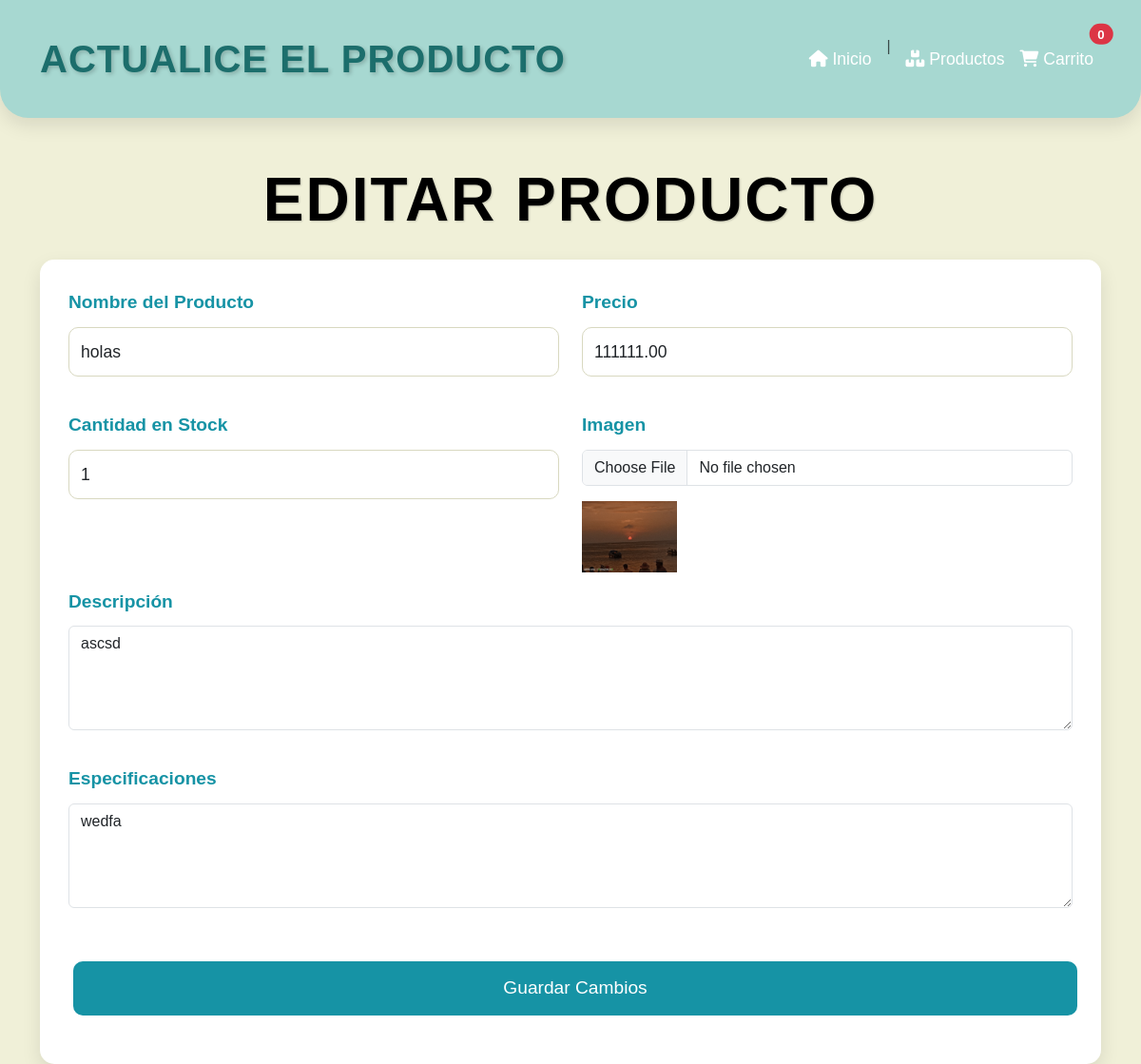
The app's page /editar-producto/17/ (signed in) with its own data.
### cuentas/models.py (models this page shows, shortened)
class Producto(models.Model):
    nombre = models.CharField(max_length=200)
    descripcion = models.TextField()
    precio = models.DecimalField(max_digits=10, decimal_places=2)
    cantidad_stock = models.PositiveIntegerField()
    imagen = models.ImageField(upload_to='productos/')
    especificaciones = models.TextField()
    agotado = models.BooleanField(default=False)
    recomendado = models.BooleanField(default=False)
    usuario = models.ForeignKey(User, on_delete=models.CASCADE, null=True, blank=True)

### cuentas/views.py (the view, shortened to what this page needs)
# urls.py: path('editar-producto/<int:producto_id>/', views.editar_producto, name='editar_producto'),
@login_required(login_url="inicio_sesion")
def editar_producto(request, producto_id):
    producto = get_object_or_404(Producto, id=producto_id)
    if producto.usuario != request.user:
        messages.error(request, "No tienes permiso para editar este producto.")
        return redirect('productos')
    return render(request, 'cuentas/editar_producto.html', {'producto': producto})

### cuentas/templates/cuentas/editar_producto.html (shortened to what this page needs)
<!DOCTYPE html>
<html lang="es">
<head>
    <link href="https://cdn.jsdelivr.net/npm/bootstrap@5.3.0-alpha1/dist/css/bootstrap.min.css" rel="stylesheet">
    <link rel="stylesheet" href="https://cdnjs.cloudflare.com/ajax/libs/font-awesome/6.0.0-beta3/css/all.min.css">
    {% load static %}
    <link rel="stylesheet" href="{% static 'cuentas/styles/productos.css' %}">
</head>
<body>
    <nav class="navbar navbar-expand-lg navbar-light" style="background-color: #A7D8D1;">
        <div class="container">
            <a class="navbar-brand" href="#" style="color: #1C6E6C; text-shadow: 2px 2px 4px rgba(0, 0, 0, 0.2);">Actualice el Producto</a>
            <div class="collapse navbar-collapse" id="navbarNav">
                <ul class="navbar-nav ms-auto">
                    <li class="nav-item">
                        <a href="{% url 'home' %}" class="nav-link" aria-label="Ir a Inicio">
                            <i class="fas fa-home"></i> Inicio
                        </a>
                    </li>
                    <li class="nav-item"><span class="navbar-text mx-2">|</span></li>
                    <li class="nav-item">
                        <a href="{% url 'productos' %}" class="nav-link" aria-label="Ver productos">
                            <i class="fas fa-boxes"></i> Productos
                        </a>
                    </li>
                    <li class="nav-item">
                        <a href="{% url 'carrito' %}" class="nav-link position-relative" aria-label="Ir al carrito">
                            <i class="fas fa-shopping-cart"></i> Carrito
                            <span class="position-absolute top-0 start-100 translate-middle badge rounded-pill bg-danger">
                                {{ carrito_count|default:0 }}
                            </span>
                        </a>
                    </li>
                </ul>
            </div>
        </div>
    </nav>
    <div class="container mt-5">
        <h1 class="text-center mb-4">Editar Producto</h1>
        {% if user != producto.usuario %}
            <div class="alert alert-danger text-center">
                <h4>No tienes permiso para editar este producto.</h4>
                <a href="{% url 'productos' %}" class="btn btn-primary">Volver a la lista de productos</a>
            </div>
        {% else %}
        <form method="post" enctype="multipart/form-data">
            <div class="row">
                <div class="col-md-6 mb-3">
                    <label for="nombre" class="form-label">Nombre del Producto</label>
                    <input type="text" name="nombre" class="form-control {% if form.nombre.errors %}is-invalid{% endif %}" value="{{ producto.nombre }}" required>
                </div>
                <div class="col-md-6 mb-3">
                    <label for="precio" class="form-label">Precio</label>
                    <input type="number" step="0.01" name="precio" class="form-control {% if form.precio.errors %}is-invalid{% endif %}" value="{{ producto.precio }}" required>
                </div>
                <div class="col-md-6 mb-3">
                    <label for="cantidad_stock" class="form-label">Cantidad en Stock</label>
                    <input type="number" name="cantidad_stock" class="form-control {% if form.cantidad_stock.errors %}is-invalid{% endif %}" value="{{ producto.cantidad_stock }}" required>
                </div>
                <div class="col-md-6 mb-3">
                    <label for="imagen" class="form-label">Imagen</label>
                    <input type="file" name="imagen" class="form-control {% if form.imagen.errors %}is-invalid{% endif %}">
                    <img src="{{ producto.imagen.url }}" class="mt-3" alt="Imagen actual" style="width: 100px;">
                </div>
                <div class="col-md-12 mb-3">
                    <label for="descripcion" class="form-label">Descripción</label>
                    <textarea name="descripcion" class="form-control {% if form.descripcion.errors %}is-invalid{% endif %}" rows="4" required>{{ producto.descripcion }}</textarea>
                </div>
                <div class="col-md-12 mb-3">
                    <label for="especificaciones" class="form-label">Especificaciones</label>
                    <textarea name="especificaciones" class="form-control {% if form.especificaciones.errors %}is-invalid{% endif %}" rows="4" required>{{ producto.especificaciones }}</textarea>
                </div>
                <div class="col-md-12 mb-3">
                    <button type="submit" class="btn btn-primary w-100">Guardar Cambios</button>
                </div>
            </div>
        </form>
        {% endif %}
    </div>
</body>
</html>

### cuentas/static/cuentas/styles/productos.css (style rules this page uses)
body { font-family: 'Poppins', sans-serif; background-color: #F0F0D8; color: #333; margin: 0; padding: 0; box-sizing: border-box; line-height: 1.6; }
.navbar { background-color: #1693A5; padding: 25px 0; border-radius: 0 0 30px 30px; box-shadow: 0 8px 20px rgba(0, 0, 0, 0.1); z-index: 10; transition: background-color 0.3s ease; }
.navbar-brand { color: white; font-size: 2.5rem; font-weight: 700; text-transform: uppercase; letter-spacing: 1px; transition: color 0.3s ease; }
.navbar-nav .nav-link { color: white; font-size: 1.1rem; padding: 12px 20px; border-radius: 10px; transition: 0.3s ease-in-out; }
h1, h2 { font-weight: 700; text-align: center; text-transform: uppercase; letter-spacing: 2px; margin-bottom: 40px; text-shadow: 1px 1px 2px rgba(0, 0, 0, 0.2); }
h1 { font-size: 4rem; color: #000000; animation: fadeInUp 1s ease-out; }
form { background-color: #FFFFFF; padding: 30px; border-radius: 15px; box-shadow: 0 8px 20px rgba(0, 0, 0, 0.1); margin-top: 20px; }
form .form-label { font-size: 1.2rem; color: #1693A5; font-weight: 600; margin-bottom: 10px; }
form input[type="text"], form input[type="number"], form textarea { font-size: 1.1rem; padding: 12px; width: 100%; border-radius: 10px; border: 1px solid #D8D8C0; margin-bottom: 20px; transition: border-color 0.3s ease; }
form .btn-primary { background-color: #1693A5; color: white; padding: 12px 30px; border-radius: 10px; font-size: 1.2rem; transition: background-color 0.3s ease, transform 0.3s ease; margin-top: 20px; }
button, .btn { padding: 10px 20px; font-size: 1rem; border-radius: 8px; margin: 5px; border: 2px solid transparent; color: white; cursor: pointer; transition: transform 0.3s ease, color 0.3s ease, border-color 0.3s ease; }

### records on screen
Producto: nombre "holas", precio "111111.00", cantidad_stock "1", imagen (picture), descripcion "ascsd", especificaciones "wedfa"

### other values on screen
{{ carrito_count|default:0 }} "0"
